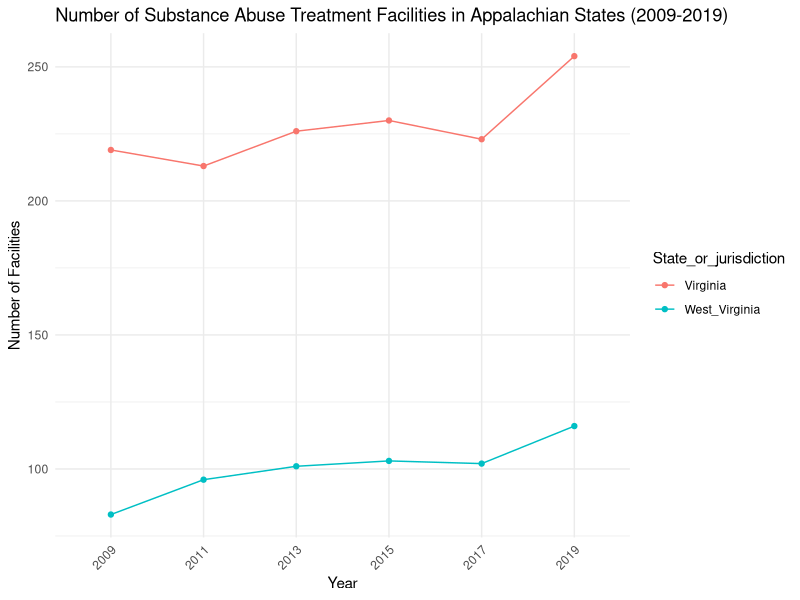
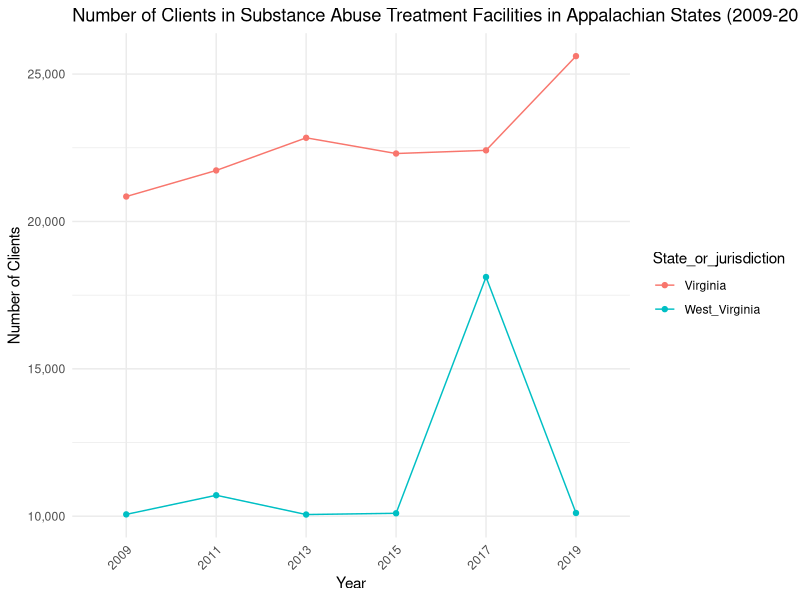
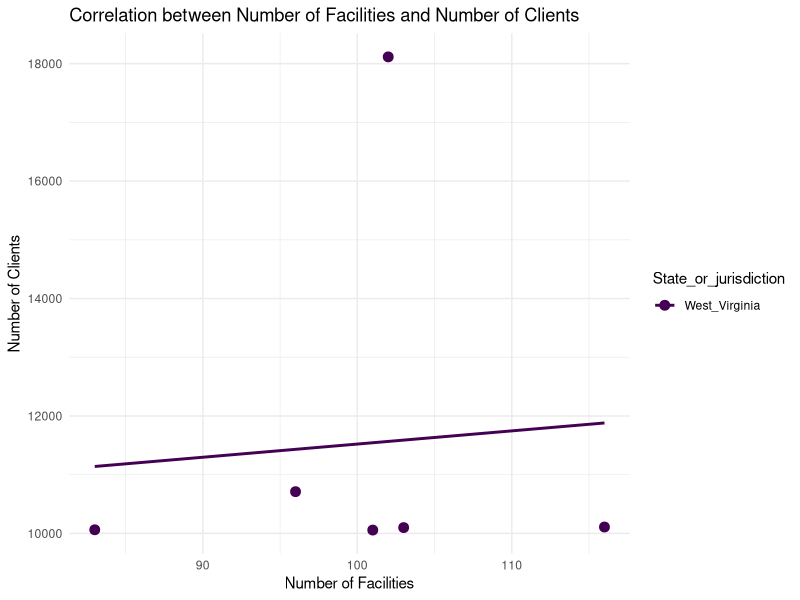

Reproduce these figures in R, in order.
## ---- chunk 1
library(tibble)
library(ggplot2)
library(tidyr)
library(dplyr)

# Create the tribble with the provided data
data <- tribble(
  ~State_or_jurisdiction, ~`2009`, ~`2011`, ~`2013`, ~`2015`, ~`2017`, ~`2019`,
  "Total", 13513, 13720, 14148, 13873, 13585, 15961,
  "Alabama", 135, 147, 154, 139, 129, 153,
  "Alaska", 80, 76, 93, 88, 89, 96,
  "Arizona", 222, 219, 313, 341, 341, 446,
  "Arkansas", 55, 61, 89, 76, 118, 167,
  "California", 1738, 1639, 1551, 1399, 1311, 1797,
  "Colorado", 413, 448, 488, 403, 381, 408,
  "Connecticut", 199, 188, 212, 215, 210, 220,
  "Delaware", 40, 37, 42, 38, 34, 44,
  "District_of_Columbia", 39, 36, 37, 33, 27, 26,
  "Florida", 625, 617, 622, 669, 668, 725,
  "Georgia", 257, 249, 360, 322, 292, 358,
  "Hawaii", 123, 119, 123, 169, 168, 167,
  "Idaho", 66, 103, 117, 132, 124, 124,
  "Illinois", 615, 638, 650, 654, 633, 775,
  "Indiana", 298, 274, 275, 263, 305, 393,
  "Iowa", 112, 126, 144, 151, 163, 187,
  "Kansas", 201, 220, 210, 208, 182, 179,
  "Kentucky", 294, 318, 328, 334, 359, 449,
  "Louisiana", 163, 143, 166, 159, 136, 146,
  "Maine", 164, 213, 222, 208, 199, 186,
  "Maryland", 343, 349, 360, 382, 387, 431,
  "Massachusetts", 313, 322, 316, 321, 351, 438,
  "Michigan", 490, 494, 489, 463, 456, 467,
  "Minnesota", 298, 315, 354, 352, 356, 403,
  "Mississippi", 103, 98, 101, 99, 89, 110,
  "Missouri", 249, 289, 258, 265, 257, 281,
  "Montana", 60, 57, 72, 66, 70, 88,
  "Nebraska", 114, 123, 114, 132, 125, 131,
  "Nevada", 85, 82, 81, 79, 77, 106,
  "New_Hampshire", 58, 54, 55, 58, 67, 80,
  "New_Jersey", 340, 361, 372, 377, 344, 370,
  "New_Mexico", 145, 145, 139, 159, 136, 166,
  "New_York", 963, 942, 905, 901, 842, 925,
  "North_Carolina", 413, 436, 433, 440, 472, 552,
  "North_Dakota", 59, 58, 65, 64, 71, 85,
  "Ohio", 393, 373, 378, 370, 409, 554,
  "Oklahoma", 199, 197, 223, 208, 191, 208,
  "Oregon", 245, 235, 246, 237, 226, 234,
  "Pennsylvania", 533, 578, 539, 523, 502, 600,
  "Puerto_Rico", 151, 152, 161, 146, 97, 97,
  "Rhode_Island", 60, 59, 62, 47, 48, 59,
  "South_Carolina", 113, 105, 111, 109, 108, 121,
  "South_Dakota", 59, 58, 63, 70, 58, 59,
  "Tennessee", 192, 208, 221, 227, 217, 313,
  "Texas", 459, 475, 461, 442, 431, 512,
  "Utah", 142, 145, 171, 184, 239, 310,
  "Vermont", 41, 42, 44, 44, 42, 48,
  "Virginia", 219, 213, 226, 230, 223, 254,
  "Washington", 434, 453, 451, 418, 396, 452,
  "West_Virginia", 83, 96, 101, 103, 102, 116,
  "Wisconsin", 255, 265, 318, 288, 273, 276,
  "Wyoming", 57, 60, 53, 59, 47, 57
)

# Filter to only include Appalachian states
appalachian_states <- c("Virginia", "West_Virginia")

df_appalachian <- data %>% 
  filter(State_or_jurisdiction %in% appalachian_states) %>% 
  gather(key = "Year", value = "Number_of_facilities", -State_or_jurisdiction)

# Plot the data
ggplot(df_appalachian, aes(x = Year, y = Number_of_facilities, color = State_or_jurisdiction, group = State_or_jurisdiction)) +
  geom_line() +
  geom_point() +
  labs(title = "Number of Substance Abuse Treatment Facilities in Appalachian States (2009-2019)",
       x = "Year",
       y = "Number of Facilities") +
  theme_minimal() +
  theme(axis.text.x = element_text(angle = 45, hjust = 1)) +
  scale_y_continuous(labels = scales::comma)

## ---- chunk 2
library(tibble)
library(ggplot2)
library(tidyr)
library(dplyr)

# Create the tribble with the provided data
data_clients <- tribble(
  ~State_or_jurisdiction, ~`2009`, ~`2011`, ~`2013`, ~`2015`, ~`2017`, ~`2019`,
  "Total", 1182077, 1224127, 1249629, 1305647, 1356015, 1460706,
  "Alabama", 15820, 15924, 15089, 14548, 13771, 14578,
  "Alaska", 3464, 2840, 3900, 3363, 3556, 9477,
  "Arizona", 29994, 31514, 31832, 33978, 41929, 79399,
  "Arkansas", 3721, 3401, 5927, 7154, 6089, 7640,
  "California", 137960, 132562, 117159, 111961, 118607, 96960,
  "Colorado", 39179, 38927, 42256, 34793, 32213, 52388,
  "Connecticut", 24831, 25914, 33267, 37817, 41873, 43404,
  "Delaware", 4117, 4607, 5278, 10327, 7738, 17307,
  "District_of_Columbia", 5410, 4166, 3833, 2824, 2763, 1827,
  "Florida", 49975, 51201, 53641, 63287, 62427, 57335,
  "Georgia", 19237, 21804, 24003, 25379, 25466, 23465,
  "Hawaii", 4462, 4464, 5205, 5768, 4922, 5217,
  "Idaho", 4246, 5171, 6619, 6287, 7026, 5634,
  "Illinois", 45149, 43971, 42945, 44616, 44265, 50948,
  "Indiana", 31721, 25186, 28288, 25465, 33301, 37077,
  "Iowa", 7892, 8977, 9731, 8975, 11631, 8838,
  "Kansas", 10314, 11381, 10863, 11471, 10710, 10492,
  "Kentucky", 19392, 20481, 24071, 23565, 29228, 28452,
  "Louisiana", 13829, 11180, 9903, 12011, 10066, 10633,
  "Maine", 9553, 10769, 11373, 10849, 11801, 14550,
  "Maryland", 42867, 38792, 42128, 46913, 48654, 52759,
  "Massachusetts", 36815, 46891, 44133, 45438, 58280, 66912,
  "Michigan", 40044, 45147, 47749, 46781, 54064, 47072,
  "Minnesota", 14074, 17354, 18034, 19235, 25993, 20779,
  "Mississippi", 5967, 5807, 6726, 4699, 4164, 6179,
  "Missouri", 21004, 21455, 23028, 25015, 21914, 19996,
  "Montana", 3602, 9885, 4429, 5064, 5762, 4537,
  "Nebraska", 4864, 6354, 6374, 5735, 6461, 5868,
  "Nevada", 7004, 7218, 7048, 6930, 5903, 7249,
  "New_Hampshire", 5107, 5931, 6702, 8164, 8631, 6473,
  "New_Jersey", 31634, 31777, 36605, 36708, 35659, 38326,
  "New_Mexico", 15315, 12664, 12868, 15062, 18808, 18111,
  "New_York", 121527, 122929, 114660, 113713, 110078, 113028,
  "North_Carolina", 28997, 36312, 40575, 42026, 49179, 49520,
  "North_Dakota", 2108, 2457, 1785, 2404, 2781, 3754,
  "Ohio", 35664, 37238, 37262, 45129, 56197, 66296,
  "Oklahoma", 14929, 14858, 16700, 16783, 14466, 23332,
  "Oregon", 23136, 23166, 21898, 30401, 24027, 20268,
  "Pennsylvania", 49528, 53377, 57715, 59584, 64303, 66969,
  "Puerto_Rico", 13669, 16166, 15169, 11358, 9232, 6312,
  "Rhode_Island", 8623, 9742, 10404, 14269, 8001, 8609,
  "South_Carolina", 14187, 14217, 15824, 18236, 16844, 20539,
  "South_Dakota", 3002, 2987, 3267, 2964, 2941, 2864,
  "Tennessee", 12544, 16590, 14149, 22445, 16765, 28899,
  "Texas", 34503, 36875, 34704, 35293, 35474, 35995,
  "Utah", 13492, 12470, 12586, 12496, 14326, 29186,
  "Vermont", 4722, 4182, 5230, 7380, 7015, 6055,
  "Virginia", 20846, 21731, 22838, 22305, 22413, 25609,
  "Washington", 42734, 41097, 42030, 50633, 43846, 44959,
  "West_Virginia", 10062, 10711, 10057, 10099, 18115, 10109,
  "Wisconsin", 15526, 19413, 28657, 24371, 22628, 25574,
  "Wyoming", 3411, 3396, 2798, 3261, 3236, 2499
)

# Filter to only include Appalachian states
appalachian_states <- c( "Virginia", "West_Virginia")

df_clients_appalachian <- data_clients %>% 
  filter(State_or_jurisdiction %in% appalachian_states) %>% 
  pivot_longer(cols = starts_with("20"), names_to = "Year", values_to = "Number_of_clients")

# Plot the data
ggplot(df_clients_appalachian, aes(x = Year, y = Number_of_clients, color = State_or_jurisdiction, group = State_or_jurisdiction)) +
  geom_line() +
  geom_point() +
  labs(title = "Number of Clients in Substance Abuse Treatment Facilities in Appalachian States (2009-2019)",
       x = "Year",
       y = "Number of Clients") +
  theme_minimal() +
  theme(axis.text.x = element_text(angle = 45, hjust = 1)) +
  scale_y_continuous(labels = scales::comma)
## ---- chunk 3
library(tibble)
library(ggplot2)
library(tidyr)
library(dplyr)
library(viridis) # Load the viridis package

# Data for number of facilities
data_facilities <- tribble(
  ~State_or_jurisdiction, ~`2009`, ~`2011`, ~`2013`, ~`2015`, ~`2017`, ~`2019`,
  "West_Virginia", 83, 96, 101, 103, 102, 116
)

# Data for number of clients
data_clients <- tribble(
  ~State_or_jurisdiction, ~`2009`, ~`2011`, ~`2013`, ~`2015`, ~`2017`, ~`2019`,
  "West_Virginia", 10062, 10711, 10057, 10099, 18115, 10109
)

# Reshape the data to long format
df_facilities_long <- data_facilities %>% 
  pivot_longer(cols = starts_with("20"), names_to = "Year", values_to = "Number_of_facilities")

df_clients_long <- data_clients %>% 
  pivot_longer(cols = starts_with("20"), names_to = "Year", values_to = "Number_of_clients")

# Merge the data frames
df_merged <- merge(df_facilities_long, df_clients_long, 
                   by = c("State_or_jurisdiction", "Year"))

# Plot the correlation using viridis palette
ggplot(df_merged, aes(x = Number_of_facilities, y = Number_of_clients, color = State_or_jurisdiction)) +
  geom_point(size = 3) +
  geom_smooth(method = "lm", se = FALSE) +
  labs(title = "Correlation between Number of Facilities and Number of Clients",
       x = "Number of Facilities",
       y = "Number of Clients") +
  scale_color_viridis(discrete = TRUE) + # Apply the viridis color scale
  theme_minimal()
